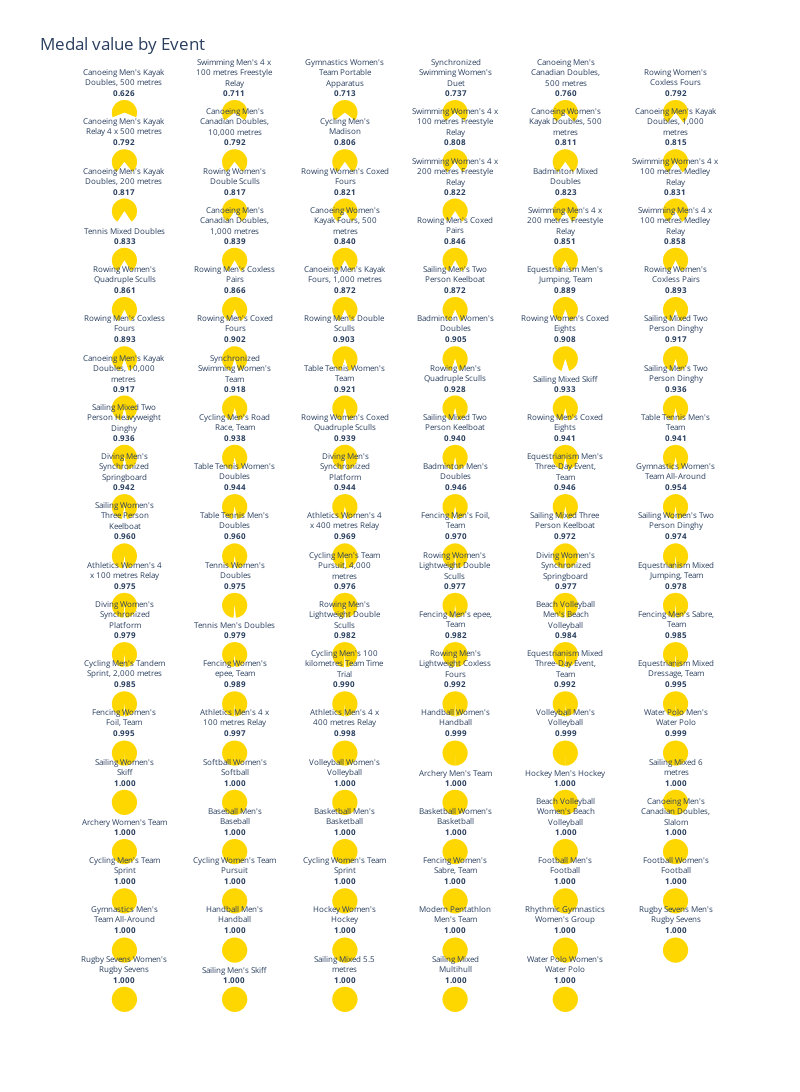

This figure's notebook cell:
### Code cell
import math
import plotly.graph_objects as go
from plotly.subplots import make_subplots
import textwrap


def text_wrapper(text: str, max_length: int = 30) -> str:
  return "<br>".join(textwrap.wrap(text, width=max_length))

cols = 6
rows =  math.ceil(len(events) / cols)
specs = [[{"type": "pie"} for i in range(cols)] for i in range(rows)]
sorted = events.sort_values("medal_value", ascending=True).reset_index()
subplot_titles = sorted.apply(lambda x: f"{text_wrapper(x.Event, 20)}<br><b>{x.medal_value:.3f}</b>", axis=1).tolist()
figs = make_subplots(rows=rows, cols=cols, specs=specs, subplot_titles=subplot_titles)

for i, event in sorted.iterrows():
  row = i // cols + 1
  col = i % cols + 1
  medal_value = event["medal_value"]
  remaining = 1 - medal_value
  rotation = 180 + remaining * 360 / 2
  pie = go.Pie(values=[medal_value, remaining], name=event["Event"], direction='clockwise', sort=True, rotation=rotation)
  figs.add_trace(pie, row=row, col=col)

figs.update_traces(textposition='none', textinfo='none', marker=dict(colors=["gold", "white"]))
figs.update_layout(height=20 * len(events), width=800, title_text="Medal value by Event", showlegend=False)
figs.update_annotations(font_size=8)

figs.show()
